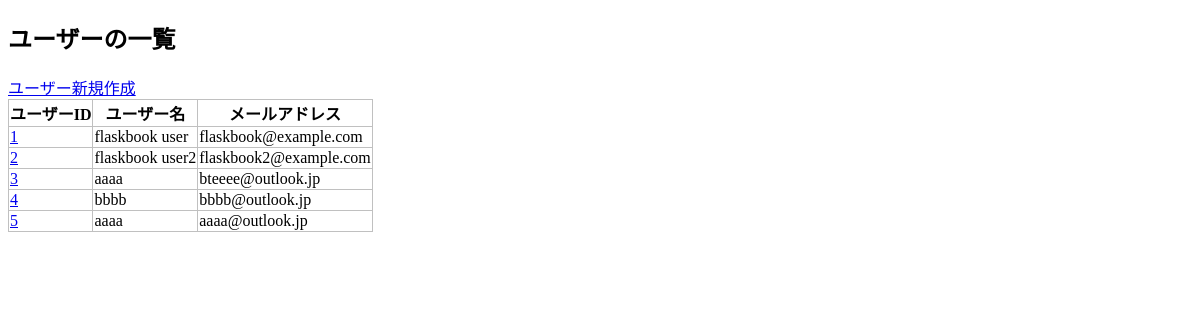
Screenshot of /crud/users (signed in) with the database file from the repository.
### apps/crud/models.py (models this page shows, shortened)
class User(db.Model, UserMixin):
    __tablename__ = "users"
    id = db.Column(db.Integer, primary_key=True)
    username = db.Column(db.String, index=True)
    email = db.Column(db.String, unique=True, index=True)
    password_hash = db.Column(db.String)
    created_at = db.Column(db.DateTime, default=datetime.now)
    updated_at = db.Column(db.DateTime, default=datetime.now, onupdate=datetime.now)
    user_books = db.relationship(
        "UserBook", backref="user", order_by="desc(UserBook.id)"
    )
    @property
    def password(self):
        raise AttributeError("読み取り不可")

### apps/crud/views.py (the view)
@crud.route("/users")
@login_required
def users():
    users = User.query.all()
    return render_template("crud/index.html", users=users)

### apps/crud/models.py (called while the page is built)
@login_manager.user_loader
def load_user(user_id):
    return User.query.get(user_id)

### apps/crud/templates/crud/index.html (shortened to what this page needs)
{% extends "crud/base.html" %}
{% block content %}
<h2>ユーザーの一覧</h2>
<a href="{{url_for('crud.create_user')}}">ユーザー新規作成</a>
<table>
    <tr>
        <th>ユーザーID</th>
        <th>ユーザー名</th>
        <th>メールアドレス</th>
    </tr>
    {% for user in users %}
    <tr>
        <td>
            <a href="{{url_for('crud.edit_user',user_id=user.id)}}">{{user.id}}</a>
        </td>
        <td>{{user.username}}</td>
        <td>{{user.email}}</td>
    </tr>
    {% endfor %}
</table>
{% endblock %}

### apps/crud/templates/crud/base.html (shortened to what this page needs)
<!DOCTYPE html>
<html lang="ja">
<head>
    <link rel="stylesheet" href="{{url_for('crud.static',filename='style.css')}}" />
</head>
<body>
    {% block content %}{% endblock %}
</body>
</html>

### apps/crud/static/style.css (style rules this page uses)
table { border-collapse: collapse }
table, th, td { border: 1px solid #c0c0c0; }

### rows the page displays
User: id "1", username "flaskbook user", email "flaskbook@example.com"
User: id "2", username "flaskbook user2", email "flaskbook2@example.com"
User: id "3", username "aaaa", email "bteeee@outlook.jp"
User: id "4", username "bbbb", email "bbbb@outlook.jp"
User: id "5", username "aaaa", email "aaaa@outlook.jp"
